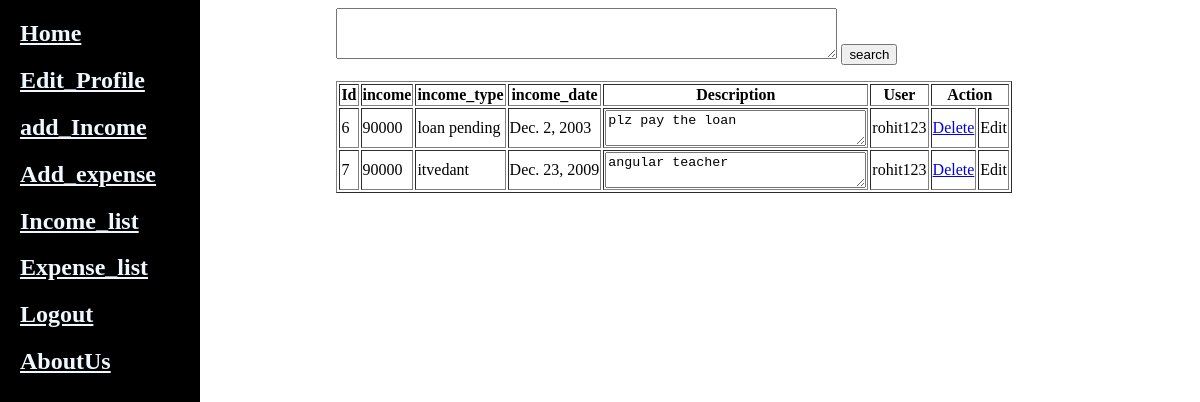
The page /income_list (signed in) on the database its author committed.
### income/models.py (models this page shows)
class Income(models.Model):
    income=models.IntegerField()
    income_type=models.CharField(max_length=30)
    income_date=models.DateField()
    description=models.TextField(max_length=300)
    user=models.ForeignKey(User,on_delete=models.CASCADE)
    class Meta:
        db_table='income'

### income/views.py (the view)
# urls.py: path('income_list',v.income_list, name='list'),
def income_list(request):
    uid=request.session.get('uid')
    inclist=Income.objects.filter(user=uid)
    context={'incl':inclist}
    return render(request, 'income_list.html', context)

### income/templates/income_list.html (shortened to what this page needs)
{%extends 'sidebar.html'%}
{%block body%}
<form method="post" action="{%url 'income:income_search'%}">
    <textarea name="srch" id="" cols="60" rows="3"></textarea>
    <input type="submit" value="search">
</form>
<table border="1">
    <tr>
        <th>Id</th>
        <th>income</th>
        <th>income_type</th>
        <th>income_date</th>
        <th>Description</th>
        <th>User</th>
        <th colspan="2">Action</th>
    </tr>
    {%for i in incl%}
    <tr>
        <td>{{i.id}}</td>
        <td>{{i.income}}</td>
        <td>{{i.income_type}}</td>
        <td>{{i.income_date}}</td>
        <td><textarea name="" id="" cols="30">{{i.description}}</textarea></td>
        <td>{{i.user}}</td>
        <td><a href="{%url 'income:delete' i.id%}">Delete</a></td>
        <td><a>Edit</a></td>
    </tr>
    {%endfor%}
</table>
{%endblock%}

### rows shown on the page
Income: id "6", income "90000", income_type "loan pending", income_date "Dec. 2, 2003", description "plz pay the loan", user "rohit123"
Income: id "7", income "90000", income_type "itvedant", income_date "Dec. 23, 2009", description "angular teacher", user "rohit123"
